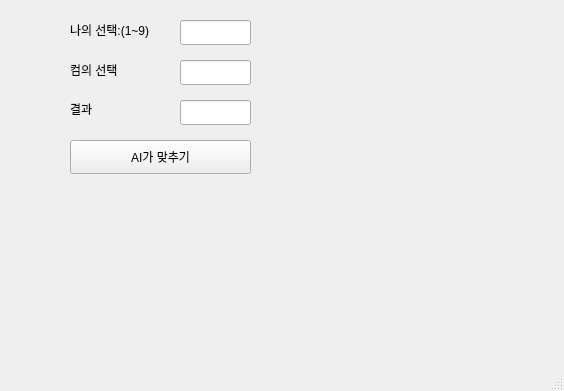
<?xml version="1.0" encoding="UTF-8"?>
<ui version="4.0">
 <class>MainWindow</class>
 <widget class="QMainWindow" name="MainWindow">
  <property name="geometry">
   <rect>
    <x>0</x>
    <y>0</y>
    <width>564</width>
    <height>391</height>
   </rect>
  </property>
  <property name="windowTitle">
   <string>MainWindow</string>
  </property>
  <widget class="QWidget" name="centralwidget">
   <widget class="QLabel" name="lbl">
    <property name="geometry">
     <rect>
      <x>70</x>
      <y>20</y>
      <width>91</width>
      <height>20</height>
     </rect>
    </property>
    <property name="text">
     <string>나의 선택:(1~9)</string>
    </property>
   </widget>
   <widget class="QLineEdit" name="le1">
    <property name="geometry">
     <rect>
      <x>180</x>
      <y>20</y>
      <width>71</width>
      <height>25</height>
     </rect>
    </property>
   </widget>
   <widget class="QPushButton" name="pb">
    <property name="geometry">
     <rect>
      <x>70</x>
      <y>140</y>
      <width>181</width>
      <height>34</height>
     </rect>
    </property>
    <property name="text">
     <string>AI가 맞추기</string>
    </property>
   </widget>
   <widget class="QLabel" name="lbl_2">
    <property name="geometry">
     <rect>
      <x>70</x>
      <y>60</y>
      <width>91</width>
      <height>20</height>
     </rect>
    </property>
    <property name="text">
     <string>컴의 선택</string>
    </property>
   </widget>
   <widget class="QLineEdit" name="le2">
    <property name="geometry">
     <rect>
      <x>180</x>
      <y>60</y>
      <width>71</width>
      <height>25</height>
     </rect>
    </property>
   </widget>
   <widget class="QLineEdit" name="le3">
    <property name="geometry">
     <rect>
      <x>180</x>
      <y>100</y>
      <width>71</width>
      <height>25</height>
     </rect>
    </property>
   </widget>
   <widget class="QLabel" name="lbl_3">
    <property name="geometry">
     <rect>
      <x>70</x>
      <y>100</y>
      <width>31</width>
      <height>18</height>
     </rect>
    </property>
    <property name="text">
     <string>결과</string>
    </property>
   </widget>
  </widget>
  <widget class="QMenuBar" name="menubar">
   <property name="geometry">
    <rect>
     <x>0</x>
     <y>0</y>
     <width>564</width>
     <height>21</height>
    </rect>
   </property>
  </widget>
  <widget class="QStatusBar" name="statusbar"/>
 </widget>
 <resources/>
 <connections/>
</ui>
